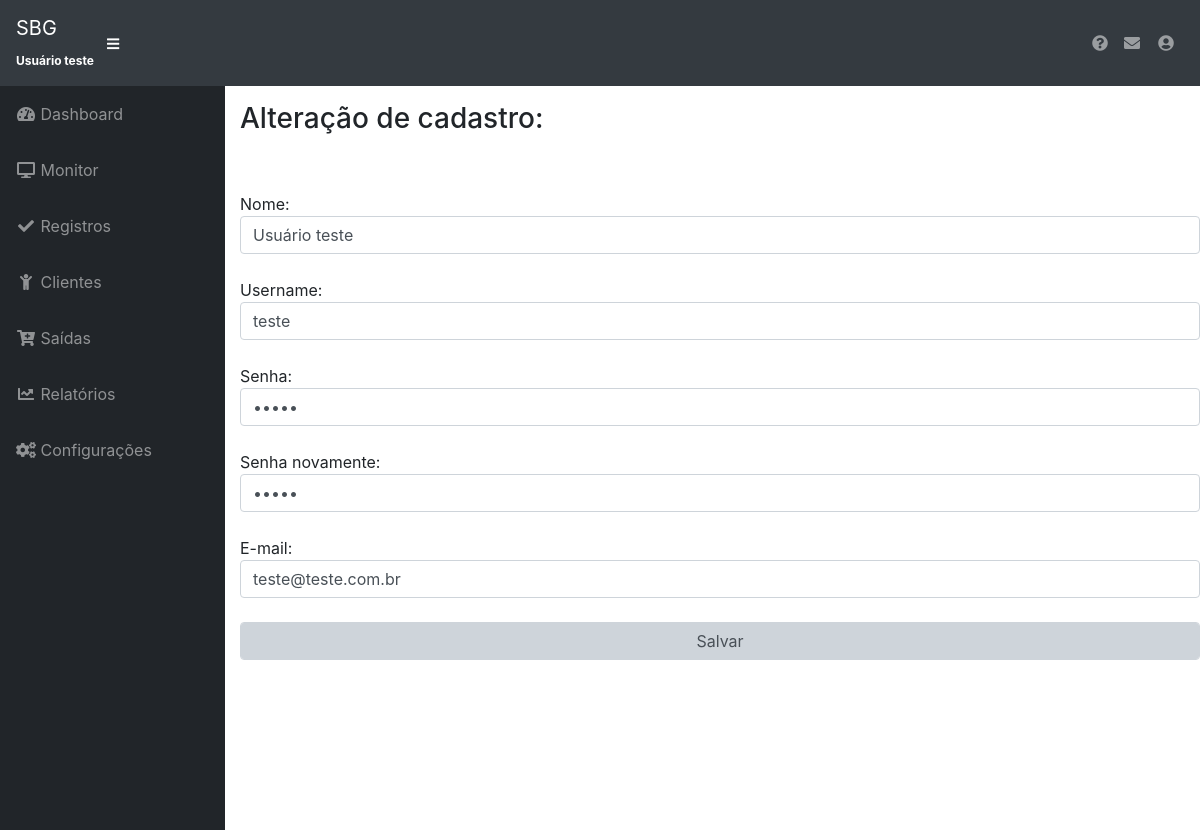
/view/alterar_cadastro.php (signed in), run on the app's committed database.
### tables this page shows
CREATE TABLE `usuarios` (
  `id` int(11) NOT NULL,
  `nome` varchar(100) NOT NULL,
  `usuario` varchar(30) NOT NULL,
  `data_cadastro` timestamp NOT NULL DEFAULT CURRENT_TIMESTAMP ON UPDATE CURRENT_TIMESTAMP,
  `senha` varchar(20) NOT NULL,
  `url_inicial` varchar(150) NOT NULL,
  `empresa_id` int(11) NOT NULL,
  `email` varchar(100) NOT NULL,
  `flag_digitando` int(11) NOT NULL
);

### model/config.php (called while the page is built, shortened)
<?php
class config
{
	public function pega_usuario($id)
	{
		$conexao = new Conexao();
		$pdo = new PDO('mysql:host='.$conexao->host.':'.$conexao->port.';dbname='.$conexao->dbname.'', ''.$conexao->user.'', ''.$conexao->password.'');
		$data = $pdo->query("SELECT * FROM usuarios WHERE id='".$id."';")->fetchAll();
		return $data;
	}
	public function verifica_permissao($usuario_id, $codigo)
	{
		$conexao = new Conexao();
		$pdo = new PDO('mysql:host='.$conexao->host.':'.$conexao->port.';dbname='.$conexao->dbname.'', ''.$conexao->user.'', ''.$conexao->password.'');
		$data = $pdo->query("SELECT * FROM usuarios_permissoes WHERE usuario_id='".$usuario_id."' AND codigo='".$codigo."';")->fetchAll();
		foreach ($data as $d){
			$ativo = $d['ativo'];
		}
		return $ativo;
	}
}
?>

### view/alterar_cadastro.php (the view, shortened to what this page needs)
<?php
$nome_usuario = $_SESSION["nome_usuario"];
?>
<!DOCTYPE html>
<html lang="pt-br">
  <head>
    <link href="../vendor/bootstrap/css/bootstrap.min.css" rel="stylesheet">
    <link href="../vendor/fontawesome-free/css/all.min.css" rel="stylesheet" type="text/css">
    <link href="../vendor/datatables/dataTables.bootstrap4.css" rel="stylesheet">
    <link href="../css/sb-admin.css" rel="stylesheet">
  </head>
  <body id="page-top">
    <nav class="navbar navbar-expand navbar-dark bg-dark static-top">
      <a class="navbar-brand mr-1" href="#">SBG<br><span style="font-size: 12px;"><b><?= $nome_usuario ?></b></span></a>
      <button class="btn btn-link btn-sm text-white order-1 order-sm-0" id="sidebarToggle" href="#">
        <i class="fas fa-bars"></i>
      </button>
      <ul class="navbar-nav ml-auto ml-md-0">
        <li class="nav-item dropdown no-arrow">
          <a class="nav-link dropdown-toggle" href="tutoriais.php"><i class="fas fa-question-circle" title="Central de ajuda"></i></a>
        </li>
        <li class="nav-item dropdown no-arrow">
          <a class="nav-link dropdown-toggle" href="chat.php"><i class="fas fa-envelope" title="Chat"></i></a>
        </li>
        <li class="nav-item dropdown no-arrow">
          <a class="nav-link dropdown-toggle" href="#" id="userDropdown" role="button" data-toggle="dropdown" aria-haspopup="true" aria-expanded="false">
            <i class="fas fa-user-circle fa-fw"></i>
          </a>
        </li>
      </ul>
    </nav>
    <div id="wrapper">
      <?php
     include("../model/config.php");
        $config = new Config();
        $permissao1=$config->verifica_permissao($usuario_id, 1);
        $permissao2=$config->verifica_permissao($usuario_id, 2);
        $permissao3=$config->verifica_permissao($usuario_id, 3);
        $permissao4=$config->verifica_permissao($usuario_id, 4);
        $permissao5=$config->verifica_permissao($usuario_id, 5);
        $permissao11=$config->verifica_permissao($usuario_id, 11);
      ?>
      <ul class="sidebar navbar-nav">
        <?php if($permissao2){ ?>
        <li class="nav-item active">
          <a class="nav-link" href="inicial.php">
            <i class="fas fa-fw fa-tachometer-alt"></i>
            <span>Dashboard</span>
          </a>
        </li>
      <?php } ?>
        <?php if($permissao5){ ?>
        <li class="nav-item active">
          <a class="nav-link" href="monitor.php">
            <i class="fas fa-fw fa fa-desktop"></i>
            <span>Monitor</span>
          </a>
        </li>
        <?php } ?>
        <?php if($permissao1){ ?>
        <li class="nav-item">
          <a class="nav-link" href="registros.php">
            <i class="fas fa-fw fa fa-check"></i>
            <span>Registros</span></a>
        </li>
        <?php } ?>
        <?php if($permissao4){ ?>
        <li class="nav-item">
          <a class="nav-link" href="clientes.php">
            <i class="fas fa-fw   fa  fa fa-child"></i>
            <span>Clientes</span></a>
        </li>
        <?php } ?>
        <?php if($permissao11){ ?>
        <li class="nav-item">
          <a class="nav-link" href="financas.php">
            <i class="fas fa-fw fa fa-cart-plus"></i>
            <span>Saídas</span></a>
        </li>
        <?php } ?>
        <?php if($permissao3){ ?>
        <li class="nav-item">
          <a class="nav-link" href="relatorios.php">
            <i class="fas fa-fw fa-chart-line"></i>
            <span>Relatórios</span></a>
        </li>
        <?php } ?>
        <li class="nav-item">
          <a class="nav-link" href="configuracoes.php">
            <i class="fas fa-fw fa fa fa-cogs"></i>
            <span>Configurações</span></a>
        </li>
      </ul>
      <div id="content-wrapper" style="margin-left: 15px">
        <?php
          $id_usuario = $_SESSION["usuario_id"];
          $data = $config->pega_usuario($id_usuario);
        foreach ($data as $row) {
       ?>
       <form action="../controller/edita_dados_usuario.php" method="POST">
          <h3>Alteração de cadastro:</h3><br><br>
          Nome:
          <input type="text" class="form-control" value='<?= $row['nome']?>' name="nome" placeholder="Nome" required="required">
          <br>
          Username:
          <input type="text" class="form-control" value='<?= $row['usuario']?>' name="usuario" placeholder="Username" required="required">
          <br>
          Senha:
          <input type="password" class="form-control" value='<?= $row['senha']?>' name="senha" placeholder="Senha" required="required">
          <br>
          Senha novamente:
          <input type="password" class="form-control" value='<?= $row['senha']?>' name="senha2" placeholder="Senha novamente" required="required">
          <br>
          E-mail:
          <input type="text" class="form-control" value='<?= $row['email']?>' name="email" placeholder="E-mail" required="required">
          <br>
          <input type="submit" class="form-control" value="Salvar" style="background-color: #ced4da;">
        </form>
      </div>
    <?php } ?>
      </div>
  </body>
</html>

### css/sb-admin.css (style rules this page uses)
html { position: relative; min-height: 100%; }
body { height: 100%; }
#wrapper { display: -webkit-box; display: -ms-flexbox; display: flex; }
#wrapper #content-wrapper { overflow-x: hidden; width: 100%; padding-top: 1rem; padding-bottom: 80px; }
.navbar-nav .nav-item.dropdown .dropdown-toggle::after { width: 1rem; text-align: center; float: right; vertical-align: 0; border: 0; font-weight: 900; content: '\f105'; font-family: 'Font Awesome 5 Free'; }
.navbar-nav .nav-item.dropdown.no-arrow .dropdown-toggle::after { display: none; }
.sidebar { width: 90px !important; background-color: #212529; min-height: calc(100vh - 56px); }
.sidebar .nav-item:last-child { margin-bottom: 1rem; }
.sidebar .nav-item .nav-link { text-align: center; padding: 0.75rem 1rem; width: 90px; }
.sidebar .nav-item .nav-link span { font-size: 0.65rem; display: block; }
.sidebar .nav-item .nav-link { color: rgba(255, 255, 255, 0.5); }
@media (min-width: 768px) { .sidebar { width: 225px !important; } }
@media (min-width: 768px) { .sidebar .nav-item .nav-link { display: block; width: 100%; text-align: left; padding: 1rem; width: 225px; } }
@media (min-width: 768px) { .sidebar .nav-item .nav-link span { font-size: 1rem; display: inline; } }
:root { --input-padding-x: 0.75rem; --input-padding-y: 0.75rem; }

### data on the page
usuarios: nome "Usuário teste", usuario "teste", email "teste@teste.com.br"

### other printed values
$nome_usuario "Usuário teste"
